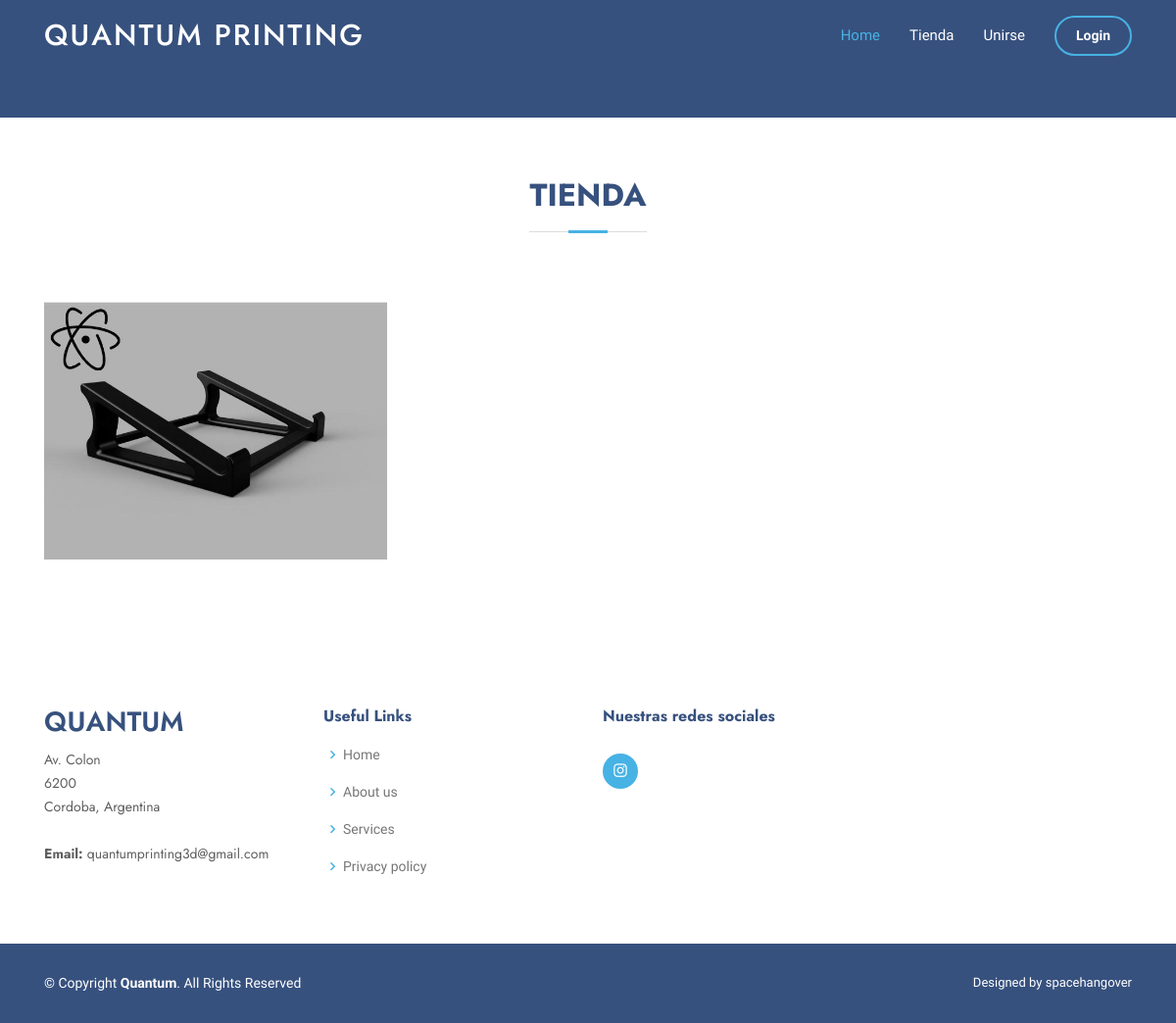
The page /tienda on the database as committed earlier.
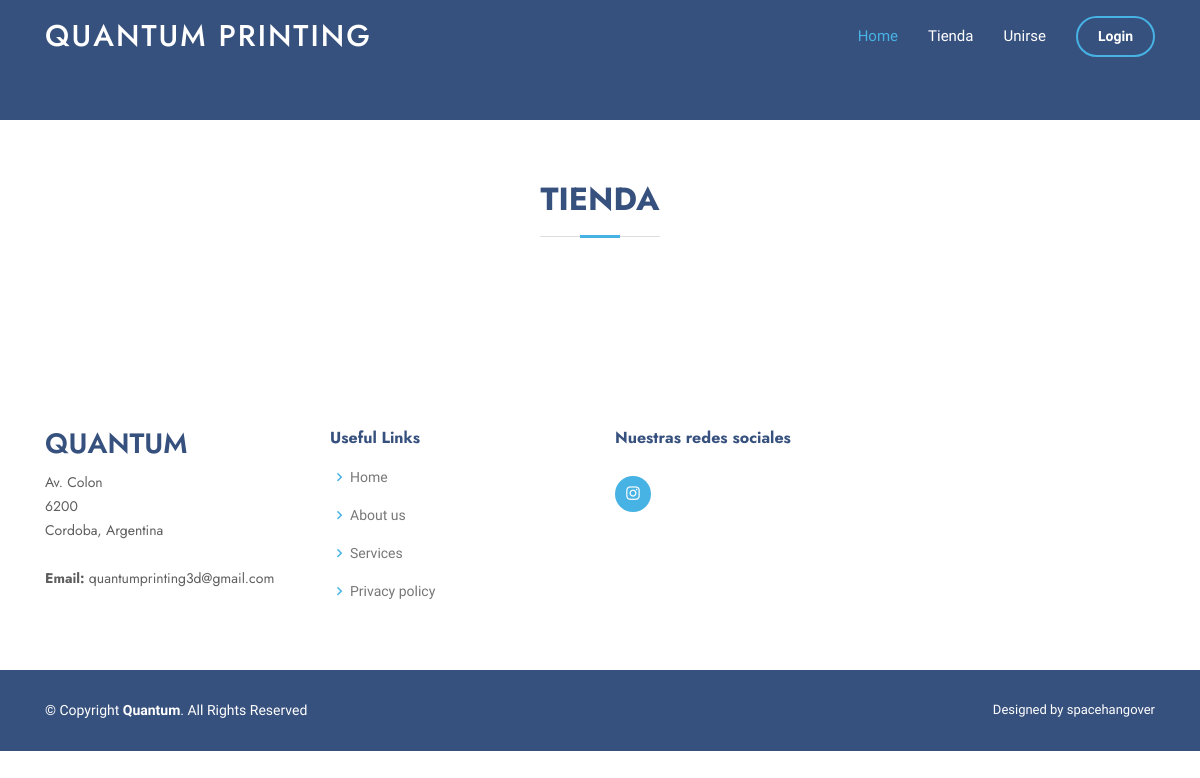
The same page on the database as committed later.
### website/models.py (models this page shows)
class Product(db.Model):
    id = db.Column(db.Integer, primary_key=True)
    product_name = db.Column(db.String(150))
    product_price = db.Column(db.Float)
    image_path = db.Column(db.String(400))

### website/views.py (the view)
@views.route('/tienda')
def tienda():
    return render_template("shop.html", user=current_user, products=Product.query.all())

### website/templates/shop.html (shortened to what this page needs)
<!DOCTYPE html>
<html lang="en">
    <head>
        <link href="https://cdn.jsdelivr.net/npm/bootstrap-icons@1.5.0/font/bootstrap-icons.css" rel="stylesheet" />
        <link href="static/css/styles.css" rel="stylesheet" />
        <link href="static/vendor/aos/aos.css" rel="stylesheet">
        <link href="static/vendor/bootstrap/css/bootstrap.min.css" rel="stylesheet">
        <link href="static/vendor/bootstrap-icons/bootstrap-icons.css" rel="stylesheet">
        <link href="static/vendor/boxicons/css/boxicons.min.css" rel="stylesheet">
        <link href="static/vendor/glightbox/css/glightbox.min.css" rel="stylesheet">
        <link href="static/vendor/remixicon/remixicon.css" rel="stylesheet">
        <link href="static/vendor/swiper/swiper-bundle.min.css" rel="stylesheet">
        <link rel="stylesheet"
          href="https://stackpath.bootstrapcdn.com/bootstrap/4.4.1/css/bootstrap.min.css"
        />
        <link
          rel="stylesheet"
          href="https://stackpath.bootstrapcdn.com/font-awesome/4.7.0/css/font-awesome.min.css"
        />
        <link href="static/css/style.css" rel="stylesheet">
    </head>
    <body>
        <header id="header" class="fixed-top ">
            <div class="container d-flex align-items-center">
              <h1 class="logo me-auto"><a href="/">Quantum Printing</a></h1>
              <nav id="navbar" class="navbar">
                <ul>
                    {% if user.is_authenticated %}
                    <li><a class="nav-link scrollto active" href="/">Home</a></li>
                    <li><a class="nav-link scrollto" href="/tienda">Tienda</a></li>
                    <li><a class="nav-link scrollto" href="/join">Unirse</a></li>
                    <li><a class="getstarted scrollto" href="/logout">Logout</a></li>
                    {% else %}
                    <li><a class="nav-link scrollto active" href="/">Home</a></li>
                    <li><a class="nav-link scrollto" href="/tienda">Tienda</a></li>
                    <li><a class="nav-link scrollto" href="/join">Unirse</a></li>
                    <li><a class="getstarted scrollto" href="/login">Login</a></li>
                    {% endif %}
                </ul>
              </nav>
            </div>
          </header>
          <section id="hero" class="d-flex align-items-center" style="height: 10%;">
          </section>
            <section id="portfolio" class="portfolio">
              <div class="container" data-aos="fade-up">
                <div class="section-title">
                  <h2>Tienda</h2>
                </div>
                <div class="row portfolio-container" data-aos="fade-up" data-aos-delay="200">
                  {% for product in products %}
                  <div class="col-lg-4 col-md-6 portfolio-item filter-app">
                    <div class="portfolio-img"><img src={{product.image_path}} class="img-fluid" alt=""></div>
                  </div>
                  {% endfor %}
                </div>
              </div>
            </section>
  <footer id="footer">
    <div class="footer-top">
      <div class="container">
        <div class="row">
          <div class="col-lg-3 col-md-6 footer-contact">
            <h3>QUANTUM</h3>
            <p>
              Av. Colon <br>
              6200<br>
              Cordoba, Argentina <br><br>
              <strong>Email:</strong> quantumprinting3d@gmail.com<br>
            </p>
          </div>
          <div class="col-lg-3 col-md-6 footer-links">
            <h4>Useful Links</h4>
            <ul>
              <li><i class="bx bx-chevron-right"></i> <a href="#">Home</a></li>
              <li><i class="bx bx-chevron-right"></i> <a href="#">About us</a></li>
              <li><i class="bx bx-chevron-right"></i> <a href="#">Services</a></li>
              <li><i class="bx bx-chevron-right"></i> <a href="#">Privacy policy</a></li>
            </ul>
          </div>
          <div class="col-lg-3 col-md-6 footer-links">
            <h4>Nuestras redes sociales</h4>
            <div class="social-links mt-3">
              <a href="#" class="instagram"><i class="bx bxl-instagram"></i></a>
            </div>
          </div>
        </div>
      </div>
    </div>
    <div class="container footer-bottom clearfix">
      <div class="copyright">
        &copy; Copyright <strong><span>Quantum</span></strong>. All Rights Reserved
      </div>
      <div class="credits">
        Designed by spacehangover
      </div>
    </div>
  </footer>
    </body>
</html>

### website/static/css/style.css (style rules this page uses)
body { font-family: "Open Sans", sans-serif; color: #444444; }
a { color: #47b2e4; text-decoration: none; }
h1, h2, h3, h4, h5, h6 { font-family: "Jost", sans-serif; }
#header { transition: all 0.5s; z-index: 997; padding: 15px 0; }
#header .logo { font-size: 30px; margin: 0; padding: 0; line-height: 1; font-weight: 500; letter-spacing: 2px; text-transform: uppercase; }
#header .logo a { color: #fff; }
.navbar { padding: 0; }
.navbar ul { margin: 0; padding: 0; display: flex; list-style: none; align-items: center; }
.navbar li { position: relative; }
.navbar a, .navbar a:focus { display: flex; align-items: center; justify-content: space-between; padding: 10px 0 10px 30px; font-size: 15px; font-weight: 500; color: #fff; white-space: nowrap; transition: 0.3s; }
.navbar a:hover, .navbar .active, .navbar .active:focus, .navbar li:hover > a { color: #47b2e4; }
.navbar .getstarted { padding: 8px 20px; margin-left: 30px; border-radius: 50px; color: #fff; font-size: 14px; border: 2px solid #47b2e4; font-weight: 600; }
#hero { width: 100%; height: 80vh; background: #37517e; }
section { padding: 60px 0; overflow: hidden; }
.section-title { text-align: center; padding-bottom: 30px; }
.section-title h2 { font-size: 32px; font-weight: bold; text-transform: uppercase; margin-bottom: 20px; padding-bottom: 20px; position: relative; color: #37517e; }
.section-title h2::before { content: ""; position: absolute; display: block; width: 120px; height: 1px; background: #ddd; bottom: 1px; left: calc(50% - 60px); }
.section-title h2::after { content: ""; position: absolute; display: block; width: 40px; height: 3px; background: #47b2e4; bottom: 0; left: calc(50% - 20px); }
#footer { font-size: 14px; background: #37517e; }
#footer .footer-top { padding: 60px 0 30px 0; background: #fff; }
#footer .footer-top .footer-contact { margin-bottom: 30px; }
#footer .footer-top .footer-contact h3 { font-size: 28px; margin: 0 0 10px 0; padding: 2px 0 2px 0; line-height: 1; text-transform: uppercase; font-weight: 600; color: #37517e; }
#footer .footer-top .footer-contact p { font-size: 14px; line-height: 24px; margin-bottom: 0; font-family: "Jost", sans-serif; color: #5e5e5e; }
#footer .footer-top h4 { font-size: 16px; font-weight: bold; color: #37517e; position: relative; padding-bottom: 12px; }
#footer .footer-top .footer-links { margin-bottom: 30px; }
#footer .footer-top .footer-links ul { list-style: none; padding: 0; margin: 0; }
#footer .footer-top .footer-links ul i { padding-right: 2px; color: #47b2e4; font-size: 18px; line-height: 1; }
#footer .footer-top .footer-links ul li { padding: 10px 0; display: flex; align-items: center; }
#footer .footer-top .footer-links ul li:first-child { padding-top: 0; }
#footer .footer-top .footer-links ul a { color: #777777; transition: 0.3s; display: inline-block; line-height: 1; }
#footer .footer-top .social-links a { font-size: 18px; display: inline-block; background: #47b2e4; color: #fff; line-height: 1; padding: 8px 0; margin-right: 4px; border-radius: 50%; text-align: center; width: 36px; height: 36px; transition: 0.3s; }
#footer .footer-bottom { padding-top: 30px; padding-bottom: 30px; color: #fff; }
#footer .copyright { float: left; }
#footer .credits { float: right; font-size: 13px; }

Rows that differ between the two databases and show on the page:
removed Product: image_path (picture)
